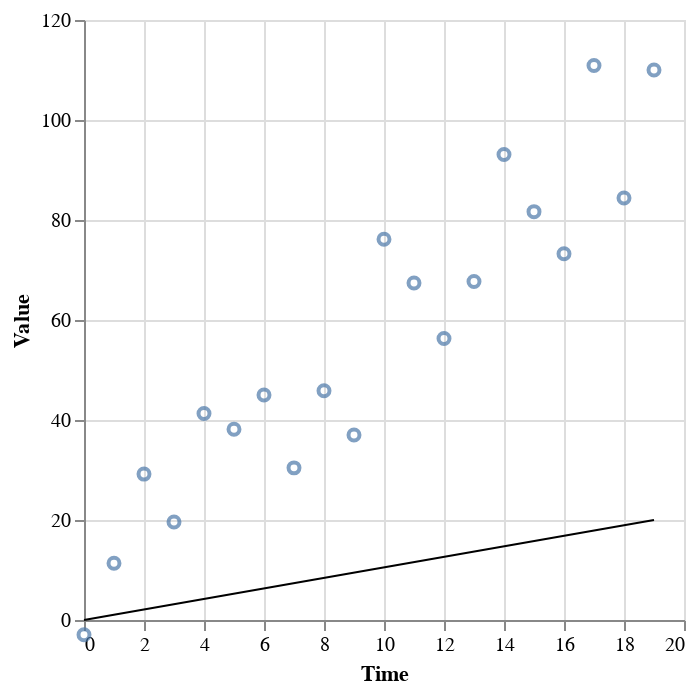

This figure's notebook cell:
### Code cell
import altair as alt
import pandas as pd

m_slider = alt.binding_range(min=0, max=15, name="Slope: ")
m_var = alt.param(bind=m_slider, value=1, name='m')
b_slider = alt.binding_range(min=int(min(data)), max=int(max(data))+1, name="Intercept: ")
b_var = alt.param(bind=b_slider, value=0, name='b')

line_df = pd.DataFrame({'x':inds,'y':data})

base = alt.Chart(line_df).mark_point().encode(
    x=alt.X('x:Q', title='Time'),
    y=alt.Y('y:Q', title="Value")
)
slope_intercept = alt.Chart().mark_rule().transform_calculate(
    y='b',
    y2='20*m+b'
).encode(
    x=alt.datum(0),
    x2=alt.datum(max(inds)),
    y=alt.Y('y:Q', scale=alt.Scale(domain=[0, 120])),
    y2='y2:Q'
).add_params(
    m_var,
    b_var
)
base + slope_intercept

### Figure 1 — Vega-Lite specification as saved in the notebook (floating-point values rounded to 4 significant figures)
{"config": {"view": {"continuousWidth": 300, "continuousHeight": 300}}, "layer": [{"data": {"name": "data-64308e061170b5a3a38e2806e4fccb96"}, "mark": {"type": "point"}, "encoding": {"x": {"field": "x", "title": "Time", "type": "quantitative"}, "y": {"field": "y", "title": "Value", "type": "quantitative"}}}, {"data": {"name": "empty"}, "mark": {"type": "rule"}, "encoding": {"x": {"datum": 0}, "x2": {"datum": 19.0}, "y": {"field": "y", "scale": {"domain": [0, 120]}, "type": "quantitative"}, "y2": {"field": "y2"}}, "transform": [{"calculate": "b", "as": "y"}, {"calculate": "20*m+b", "as": "y2"}]}], "params": [{"name": "m", "bind": {"input": "range", "max": 15, "min": 0, "name": "Slope: "}, "value": 1}, {"name": "b", "bind": {"input": "range", "max": 111, "min": -2, "name": "Intercept: "}, "value": 0}], "$schema": "https://vega.github.io/schema/vega-lite/v5.8.0.json", "datasets": {"data-64308e061170b5a3a38e2806e4fccb96": [{"x": 0.0, "y": -2.949}, {"x": 1.0, "y": 11.34}, {"x": 2.0, "y": 29.18}, {"x": 3.0, "y": 19.59}, {"x": 4.0, "y": 41.28}, {"x": 5.0, "y": 38.17}, {"x": 6.0, "y": 44.99}, {"x": 7.0, "y": 30.43}, {"x": 8.0, "y": 45.86}, {"x": 9.0, "y": 37.02}, {"x": 10.0, "y": 76.14}, {"x": 11.0, "y": 67.41}, {"x": 12.0, "y": 56.32}, {"x": 13.0, "y": 67.69}, {"x": 14.0, "y": 93.11}, {"x": 15.0, "y": 81.67}, {"x": 16.0, "y": 73.24}, {"x": 17.0, "y": 110.9}, {"x": 18.0, "y": 84.39}, {"x": 19.0, "y": 110.0}], "empty": [{}]}}
